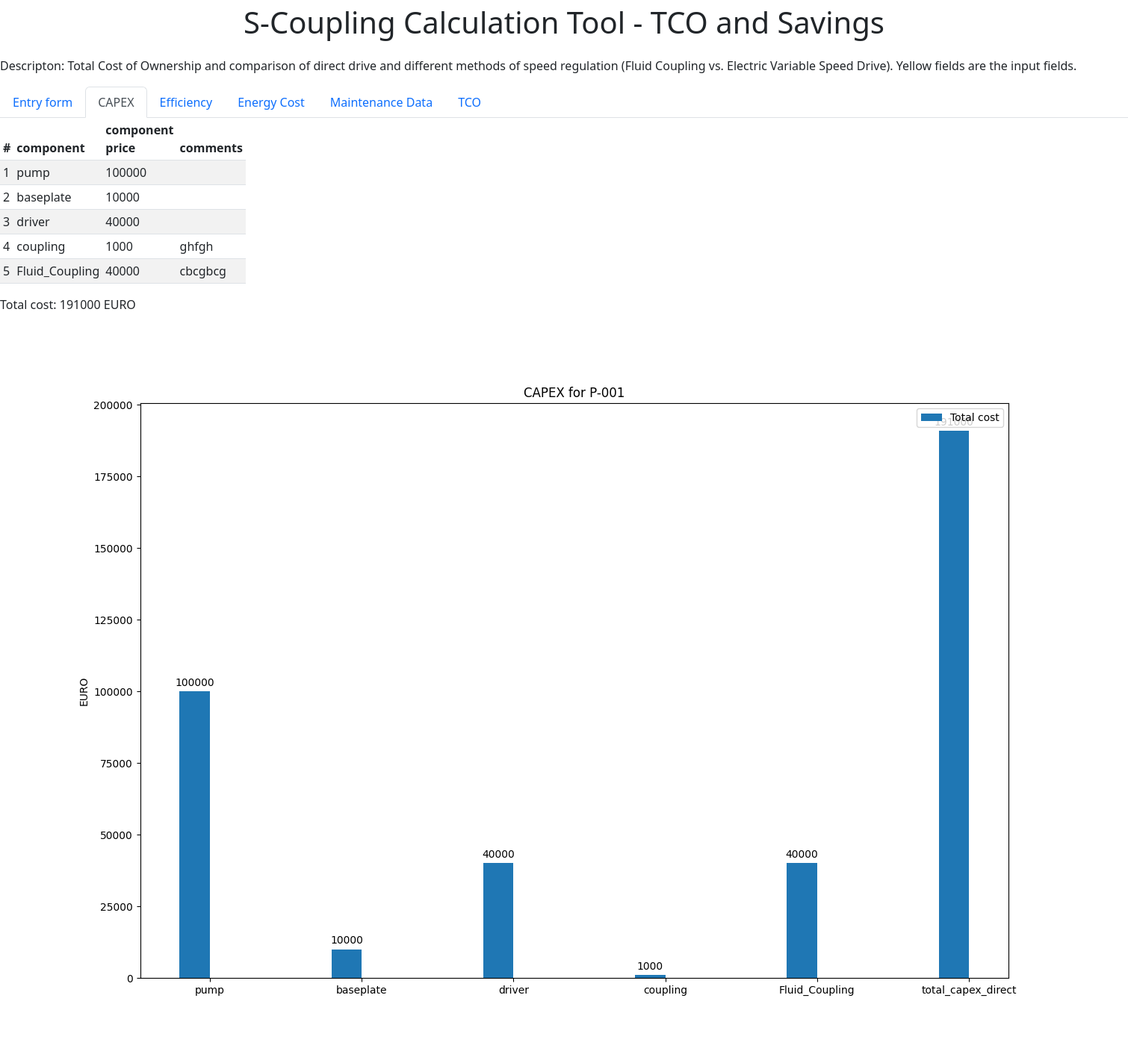
Page /capex on the committed database.
### app.py (models this page shows, shortened)
class Component(db.Model):
    id=db.Column(db.Integer, primary_key=True)
    component = db.Column(db.String(30), nullable=False)
    comments = db.Column(db.String(30), nullable=False)
    component_price=db.Column(db.Integer, nullable=False)

### app.py (the view)
@app.route('/capex', methods=['POST','GET'])
def capex():
    unit_components = Component.query.all()
    generals = General.query.all()
    unit_name = generals[0].unit_name
    total_capex_direct=0
    direct=[]
    for i in range(len(unit_components)):
        total_capex_direct+=unit_components[i].component_price
        direct.append(unit_components[i].component_price)
    direct.append(total_capex_direct)
    labels=[]
    for j in range(len(unit_components)):
        labels.append(unit_components[j].component)
    labels.append('total_capex_direct')
    x = np.arange(len(labels))  # the label locations
    width = 0.20  # the width of the bars
    fig, ax = plt.subplots(figsize=(15,10))
    rects1 = ax.bar(x - width / 2, direct, width, label='Total cost')
    ax.set_ylabel('EURO')
    ax.set_title('CAPEX for '+unit_name)
    ax.set_xticks(x, labels)
    ax.legend()
    ax.bar_label(rects1, padding=3)
    fig.savefig('static/capex.png')  # save the figure to file
    plt.close(fig)
    try:
        return render_template('capex.html',x=x,unit_name=unit_name,unit_components=unit_components,total_capex_direct=total_capex_direct)
    except:
        return render_template('capex.html', unit_name=unit_name,unit_components=unit_components, total_capex_direct=total_capex_direct)

### templates/capex.html (shortened to what this page needs)
{% extends 'base.html'%}
{%block body%}
<ul class="nav nav-tabs" id="myTab" role="tablist">
  <li class="nav-item" role="presentation">
    <a class="nav-link" id="form" data-bs-toggle="tab" data-bs-target="#Entry form" type="button" role="tab" aria-controls="Entry form" aria-selected="false" href="/form_page">Entry form</a>
  </li>
  <li class="nav-item" role="presentation">
    <a class="nav-link active" id="capex" data-bs-toggle="tab" data-bs-target="#capex" type="button" role="tab" aria-controls="capex" aria-selected="true" href="/capex">CAPEX</a>
  </li>
  <li class="nav-item" role="presentation">
    <a class="nav-link" id="efficiency" data-bs-toggle="tab" data-bs-target="#efficiency" type="button" role="tab" aria-controls="efficiency" aria-selected="false" href="/efficiency">Efficiency</a>
  </li>
    <li class="energy" role="presentation">
    <a class="nav-link" id="energy" data-bs-toggle="tab" data-bs-target="#energy" type="button" role="tab" aria-controls="energy" aria-selected="false" href="/energy">Energy Cost</a>
  </li>
    <li class="energy" role="presentation">
    <a class="nav-link" id="maintenance" data-bs-toggle="tab" data-bs-target="#maintenance" type="button" role="tab" aria-controls="maintenance" aria-selected="false" href="/maintenance">Maintenance Data</a>
  </li>
    <li class="energy" role="presentation">
    <a class="nav-link" id="tco" data-bs-toggle="tab" data-bs-target="#tco" type="button" role="tab" aria-controls="tco" aria-selected="false" href="/tco">TCO</a>
  </li>
</ul>
<table style="width:100px;" class="table table-striped table-sm">
          <thead>
            <tr>
              <th scope="col">#</th>
              <th scope="col">component</th>
              <th scope="col">component price</th>
              <th scope="col">comments</th>
            </tr>
          </thead>
     <tbody>
     {% for i in unit_components %}
            <tr>
              <td class="counterCell"></td>
              <td>{{i.component}}</td>
              <td>{{i.component_price}}</td>
              <td>{{i.comments}}</td>
            </tr>
     {% endfor %}
          </tbody>
</table>
Total cost: {{total_capex_direct}} EURO<br>
<img src="{{url_for('static', filename='capex.png')}}" align="middle" />
{%endblock%}

### templates/base.html (shortened to what this page needs)
<!DOCTYPE html>
<html lang="en">
<head>
    <link rel="stylesheet" href="{{ url_for('static', filename='css/main.css') }}">
    <link rel="stylesheet" href='https://cdn.jsdelivr.net/npm/bootstrap@5.2.0/dist/css/bootstrap.min.css'>
</head>
<body>
<p class="text-center">
<span class="fs-1">S-Coupling Calculation Tool - TCO and Savings</span></p>
<p class="text-left">
<span class="fs-6">Descripton:  Total Cost of Ownership and comparison of direct drive and different methods of speed regulation (Fluid Coupling vs. Electric Variable Speed Drive). Yellow fields are the input fields.
</span></p>
{%block body%}{%endblock%}
</body>
</html>

### templates/capex.html (style rules this page uses)
table { counter-reset: tableCount; }
.counterCell:before { content: counter(tableCount); counter-increment: tableCount; }
ul { list-style-type: decimal; }

### rows in the picture
Component: component "pump", component_price "100000"
Component: component "baseplate", component_price "10000"
Component: component "driver", component_price "40000"
Component: component "coupling", component_price "1000", comments "ghfgh"
Component: component "Fluid_Coupling", component_price "40000", comments "cbcgbcg"

### other values in the picture
{{ total_capex_direct }} "191000"
